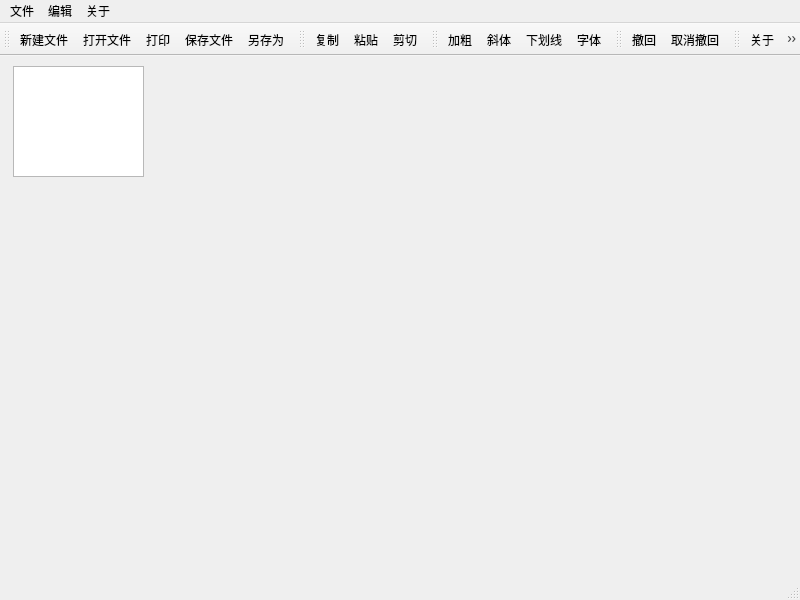
<?xml version="1.0" encoding="UTF-8"?>
<ui version="4.0">
 <class>MainWindow</class>
 <widget class="QMainWindow" name="MainWindow">
  <property name="geometry">
   <rect>
    <x>0</x>
    <y>0</y>
    <width>800</width>
    <height>600</height>
   </rect>
  </property>
  <property name="windowTitle">
   <string>Demo-Notepad</string>
  </property>
  <property name="windowIcon">
   <iconset resource="images.qrc">
    <normaloff>:/images/images/pencil.png</normaloff>:/images/images/pencil.png</iconset>
  </property>
  <widget class="QWidget" name="centralwidget">
   <widget class="QTextEdit" name="textEdit">
    <property name="geometry">
     <rect>
      <x>13</x>
      <y>10</y>
      <width>131</width>
      <height>111</height>
     </rect>
    </property>
   </widget>
  </widget>
  <widget class="QMenuBar" name="menubar">
   <property name="geometry">
    <rect>
     <x>0</x>
     <y>0</y>
     <width>800</width>
     <height>23</height>
    </rect>
   </property>
   <widget class="QMenu" name="menu">
    <property name="title">
     <string>文件</string>
    </property>
    <addaction name="new_file"/>
    <addaction name="open_file"/>
    <addaction name="separator"/>
    <addaction name="save_file"/>
    <addaction name="save_as"/>
    <addaction name="separator"/>
    <addaction name="print"/>
    <addaction name="separator"/>
    <addaction name="exit"/>
   </widget>
   <widget class="QMenu" name="menu_2">
    <property name="title">
     <string>编辑</string>
    </property>
    <addaction name="copy"/>
    <addaction name="paste"/>
    <addaction name="cut"/>
    <addaction name="separator"/>
    <addaction name="bolder"/>
    <addaction name="italics"/>
    <addaction name="underline"/>
    <addaction name="separator"/>
    <addaction name="font"/>
   </widget>
   <widget class="QMenu" name="menu_3">
    <property name="title">
     <string>关于</string>
    </property>
    <addaction name="about"/>
   </widget>
   <addaction name="menu"/>
   <addaction name="menu_2"/>
   <addaction name="menu_3"/>
  </widget>
  <widget class="QStatusBar" name="statusbar"/>
  <widget class="QToolBar" name="toolBar">
   <property name="windowTitle">
    <string>toolBar</string>
   </property>
   <attribute name="toolBarArea">
    <enum>TopToolBarArea</enum>
   </attribute>
   <attribute name="toolBarBreak">
    <bool>false</bool>
   </attribute>
   <addaction name="new_file"/>
   <addaction name="open_file"/>
   <addaction name="print"/>
   <addaction name="save_file"/>
   <addaction name="save_as"/>
  </widget>
  <widget class="QToolBar" name="toolBar_2">
   <property name="windowTitle">
    <string>toolBar_2</string>
   </property>
   <attribute name="toolBarArea">
    <enum>TopToolBarArea</enum>
   </attribute>
   <attribute name="toolBarBreak">
    <bool>false</bool>
   </attribute>
   <addaction name="copy"/>
   <addaction name="paste"/>
   <addaction name="cut"/>
  </widget>
  <widget class="QToolBar" name="toolBar_3">
   <property name="windowTitle">
    <string>toolBar_3</string>
   </property>
   <attribute name="toolBarArea">
    <enum>TopToolBarArea</enum>
   </attribute>
   <attribute name="toolBarBreak">
    <bool>false</bool>
   </attribute>
   <addaction name="bolder"/>
   <addaction name="italics"/>
   <addaction name="underline"/>
   <addaction name="font"/>
  </widget>
  <widget class="QToolBar" name="toolBar_4">
   <property name="windowTitle">
    <string>toolBar_4</string>
   </property>
   <attribute name="toolBarArea">
    <enum>TopToolBarArea</enum>
   </attribute>
   <attribute name="toolBarBreak">
    <bool>false</bool>
   </attribute>
   <addaction name="undo"/>
   <addaction name="redo"/>
  </widget>
  <widget class="QToolBar" name="toolBar_5">
   <property name="windowTitle">
    <string>toolBar_5</string>
   </property>
   <attribute name="toolBarArea">
    <enum>TopToolBarArea</enum>
   </attribute>
   <attribute name="toolBarBreak">
    <bool>false</bool>
   </attribute>
   <addaction name="about"/>
   <addaction name="exit"/>
  </widget>
  <action name="new_file">
   <property name="icon">
    <iconset resource="images.qrc">
     <normaloff>:/images/images/new.png</normaloff>:/images/images/new.png</iconset>
   </property>
   <property name="text">
    <string>新建文件</string>
   </property>
   <property name="shortcut">
    <string>Ctrl+N</string>
   </property>
  </action>
  <action name="open_file">
   <property name="icon">
    <iconset resource="images.qrc">
     <normaloff>:/images/images/open.png</normaloff>:/images/images/open.png</iconset>
   </property>
   <property name="text">
    <string>打开文件</string>
   </property>
   <property name="shortcut">
    <string>Ctrl+O</string>
   </property>
  </action>
  <action name="save_file">
   <property name="icon">
    <iconset resource="images.qrc">
     <normaloff>:/images/images/save.png</normaloff>:/images/images/save.png</iconset>
   </property>
   <property name="text">
    <string>保存文件</string>
   </property>
   <property name="shortcut">
    <string>Ctrl+S</string>
   </property>
  </action>
  <action name="save_as">
   <property name="icon">
    <iconset resource="images.qrc">
     <normaloff>:/images/images/save_as.png</normaloff>:/images/images/save_as.png</iconset>
   </property>
   <property name="text">
    <string>另存为</string>
   </property>
   <property name="shortcut">
    <string>Ctrl+Shift+S</string>
   </property>
  </action>
  <action name="paste">
   <property name="icon">
    <iconset resource="images.qrc">
     <normaloff>:/images/images/paste.png</normaloff>:/images/images/paste.png</iconset>
   </property>
   <property name="text">
    <string>粘贴</string>
   </property>
   <property name="shortcut">
    <string>Ctrl+V</string>
   </property>
  </action>
  <action name="cut">
   <property name="icon">
    <iconset resource="images.qrc">
     <normaloff>:/images/images/cut.png</normaloff>:/images/images/cut.png</iconset>
   </property>
   <property name="text">
    <string>剪切</string>
   </property>
   <property name="shortcut">
    <string>Ctrl+X</string>
   </property>
  </action>
  <action name="copy">
   <property name="icon">
    <iconset resource="images.qrc">
     <normaloff>:/images/images/copy.png</normaloff>:/images/images/copy.png</iconset>
   </property>
   <property name="text">
    <string>复制</string>
   </property>
   <property name="shortcut">
    <string>Ctrl+C</string>
   </property>
  </action>
  <action name="bolder">
   <property name="checkable">
    <bool>true</bool>
   </property>
   <property name="icon">
    <iconset resource="images.qrc">
     <normaloff>:/images/images/bold.png</normaloff>:/images/images/bold.png</iconset>
   </property>
   <property name="text">
    <string>加粗</string>
   </property>
   <property name="shortcut">
    <string>Ctrl+B</string>
   </property>
  </action>
  <action name="italics">
   <property name="checkable">
    <bool>true</bool>
   </property>
   <property name="icon">
    <iconset resource="images.qrc">
     <normaloff>:/images/images/italic.png</normaloff>:/images/images/italic.png</iconset>
   </property>
   <property name="text">
    <string>斜体</string>
   </property>
   <property name="shortcut">
    <string>Ctrl+I</string>
   </property>
  </action>
  <action name="underline">
   <property name="checkable">
    <bool>true</bool>
   </property>
   <property name="icon">
    <iconset resource="images.qrc">
     <normaloff>:/images/images/underline.png</normaloff>:/images/images/underline.png</iconset>
   </property>
   <property name="text">
    <string>下划线</string>
   </property>
   <property name="shortcut">
    <string>Ctrl+U</string>
   </property>
  </action>
  <action name="font">
   <property name="icon">
    <iconset resource="images.qrc">
     <normaloff>:/images/images/font.png</normaloff>:/images/images/font.png</iconset>
   </property>
   <property name="text">
    <string>字体</string>
   </property>
   <property name="shortcut">
    <string>Ctrl+Shift+F</string>
   </property>
  </action>
  <action name="about">
   <property name="icon">
    <iconset resource="images.qrc">
     <normaloff>:/images/images/info.png</normaloff>:/images/images/info.png</iconset>
   </property>
   <property name="text">
    <string>关于</string>
   </property>
   <property name="shortcut">
    <string>Ctrl+Shift+I</string>
   </property>
  </action>
  <action name="undo">
   <property name="icon">
    <iconset resource="images.qrc">
     <normaloff>:/images/images/edit_undo.png</normaloff>:/images/images/edit_undo.png</iconset>
   </property>
   <property name="text">
    <string>撤回</string>
   </property>
   <property name="shortcut">
    <string>Ctrl+Z</string>
   </property>
  </action>
  <action name="redo">
   <property name="icon">
    <iconset resource="images.qrc">
     <normaloff>:/images/images/edit_redo.png</normaloff>:/images/images/edit_redo.png</iconset>
   </property>
   <property name="text">
    <string>取消撤回</string>
   </property>
   <property name="shortcut">
    <string>Ctrl+Shift+Z</string>
   </property>
  </action>
  <action name="exit">
   <property name="icon">
    <iconset resource="images.qrc">
     <normaloff>:/images/images/exit.png</normaloff>:/images/images/exit.png</iconset>
   </property>
   <property name="text">
    <string>退出</string>
   </property>
   <property name="shortcut">
    <string>Esc</string>
   </property>
  </action>
  <action name="print">
   <property name="icon">
    <iconset resource="images.qrc">
     <normaloff>:/images/images/print.png</normaloff>:/images/images/print.png</iconset>
   </property>
   <property name="text">
    <string>打印</string>
   </property>
   <property name="shortcut">
    <string>Ctrl+P</string>
   </property>
  </action>
 </widget>
 <resources>
  <include location="images.qrc"/>
 </resources>
 <connections/>
</ui>
